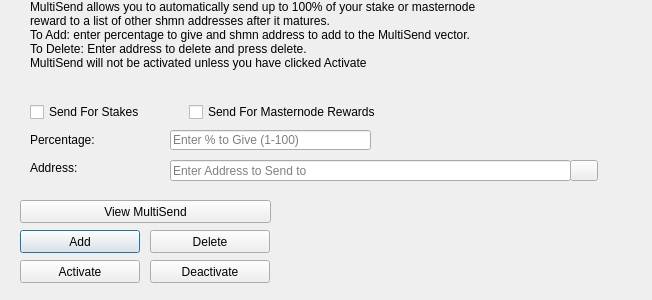
<?xml version="1.0" encoding="UTF-8"?>
<ui version="4.0">
 <class>MultiSendDialog</class>
 <widget class="QDialog" name="MultiSendDialog">
  <property name="windowModality">
   <enum>Qt::NonModal</enum>
  </property>
  <property name="geometry">
   <rect>
    <x>0</x>
    <y>0</y>
    <width>652</width>
    <height>300</height>
   </rect>
  </property>
  <property name="windowTitle">
   <string>MultiSend</string>
  </property>
  <widget class="QLineEdit" name="multiSendPercentEdit">
   <property name="geometry">
    <rect>
     <x>170</x>
     <y>130</y>
     <width>201</width>
     <height>20</height>
    </rect>
   </property>
   <property name="toolTip">
    <string>Enter whole numbers 1 - 100</string>
   </property>
   <property name="placeholderText">
    <string>Enter % to Give (1-100)</string>
   </property>
  </widget>
  <widget class="QLineEdit" name="multiSendAddressEdit">
   <property name="geometry">
    <rect>
     <x>170</x>
     <y>160</y>
     <width>401</width>
     <height>21</height>
    </rect>
   </property>
   <property name="toolTip">
    <string/>
   </property>
   <property name="placeholderText">
    <string>Enter Address to Send to</string>
   </property>
  </widget>
  <widget class="QLabel" name="label_2">
   <property name="geometry">
    <rect>
     <x>30</x>
     <y>0</y>
     <width>451</width>
     <height>121</height>
    </rect>
   </property>
   <property name="lineWidth">
    <number>1</number>
   </property>
   <property name="text">
    <string>MultiSend allows you to automatically send up to 100% of your stake or masternode reward to a list of other shmn addresses after it matures.
To Add: enter percentage to give and shmn address to add to the MultiSend vector.
To Delete: Enter address to delete and press delete.
MultiSend will not be activated unless you have clicked Activate</string>
   </property>
   <property name="alignment">
    <set>Qt::AlignLeading|Qt::AlignLeft|Qt::AlignTop</set>
   </property>
   <property name="wordWrap">
    <bool>true</bool>
   </property>
  </widget>
  <widget class="QLabel" name="message">
   <property name="geometry">
    <rect>
     <x>290</x>
     <y>200</y>
     <width>351</width>
     <height>91</height>
    </rect>
   </property>
   <property name="text">
    <string/>
   </property>
  </widget>
  <widget class="QPushButton" name="addButton">
   <property name="geometry">
    <rect>
     <x>20</x>
     <y>230</y>
     <width>120</width>
     <height>23</height>
    </rect>
   </property>
   <property name="toolTip">
    <string/>
   </property>
   <property name="statusTip">
    <string>Add to MultiSend Vector</string>
   </property>
   <property name="text">
    <string>Add</string>
   </property>
  </widget>
  <widget class="QPushButton" name="disableButton">
   <property name="geometry">
    <rect>
     <x>150</x>
     <y>260</y>
     <width>120</width>
     <height>23</height>
    </rect>
   </property>
   <property name="statusTip">
    <string>Deactivate MultiSend</string>
   </property>
   <property name="text">
    <string>Deactivate</string>
   </property>
  </widget>
  <widget class="QPushButton" name="addressBookButton">
   <property name="geometry">
    <rect>
     <x>570</x>
     <y>160</y>
     <width>28</width>
     <height>21</height>
    </rect>
   </property>
   <property name="toolTip">
    <string>Choose an address from the address book</string>
   </property>
   <property name="text">
    <string/>
   </property>
   <property name="icon">
    <iconset resource="../shmn.qrc">
     <normaloff>:/icons/address-book</normaloff>:/icons/address-book</iconset>
   </property>
   <property name="shortcut">
    <string>Alt+A</string>
   </property>
   <property name="autoDefault">
    <bool>false</bool>
   </property>
  </widget>
  <widget class="QLabel" name="label">
   <property name="geometry">
    <rect>
     <x>30</x>
     <y>130</y>
     <width>121</width>
     <height>20</height>
    </rect>
   </property>
   <property name="toolTip">
    <string>Percentage of stake to send</string>
   </property>
   <property name="text">
    <string>Percentage:</string>
   </property>
  </widget>
  <widget class="QLabel" name="label_5">
   <property name="geometry">
    <rect>
     <x>30</x>
     <y>160</y>
     <width>111</width>
     <height>16</height>
    </rect>
   </property>
   <property name="toolTip">
    <string>Address to send portion of stake to</string>
   </property>
   <property name="text">
    <string>Address:</string>
   </property>
  </widget>
  <widget class="QPushButton" name="deleteButton">
   <property name="geometry">
    <rect>
     <x>150</x>
     <y>230</y>
     <width>120</width>
     <height>23</height>
    </rect>
   </property>
   <property name="toolTip">
    <string/>
   </property>
   <property name="statusTip">
    <string>Delete Address From MultiSend Vector</string>
   </property>
   <property name="text">
    <string>Delete</string>
   </property>
  </widget>
  <widget class="QPushButton" name="activateButton">
   <property name="geometry">
    <rect>
     <x>20</x>
     <y>260</y>
     <width>120</width>
     <height>23</height>
    </rect>
   </property>
   <property name="statusTip">
    <string>Activate MultiSend</string>
   </property>
   <property name="text">
    <string>Activate</string>
   </property>
  </widget>
  <widget class="QPushButton" name="viewButton">
   <property name="geometry">
    <rect>
     <x>20</x>
     <y>200</y>
     <width>251</width>
     <height>23</height>
    </rect>
   </property>
   <property name="toolTip">
    <string/>
   </property>
   <property name="statusTip">
    <string>View MultiSend Vector</string>
   </property>
   <property name="text">
    <string>View MultiSend</string>
   </property>
  </widget>
  <widget class="QWidget" name="horizontalLayoutWidget">
   <property name="geometry">
    <rect>
     <x>30</x>
     <y>100</y>
     <width>351</width>
     <height>24</height>
    </rect>
   </property>
   <layout class="QHBoxLayout" name="horizontalLayout">
    <item>
     <widget class="QCheckBox" name="multiSendStakeCheckBox">
      <property name="text">
       <string>Send For Stakes</string>
      </property>
     </widget>
    </item>
    <item>
     <widget class="QCheckBox" name="multiSendMasternodeCheckBox">
      <property name="text">
       <string>Send For Masternode Rewards</string>
      </property>
     </widget>
    </item>
   </layout>
  </widget>
 </widget>
 <resources>
  <include location="../shmn.qrc"/>
 </resources>
 <connections/>
</ui>
